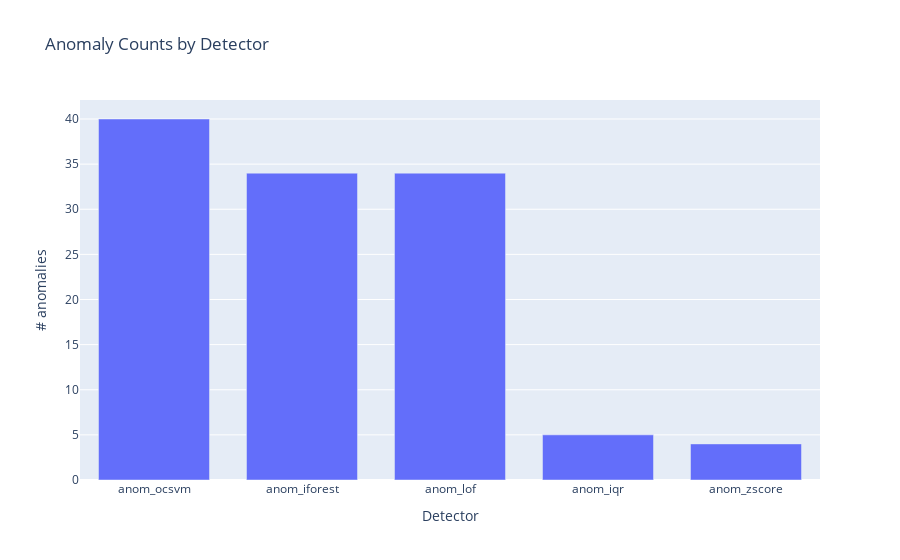
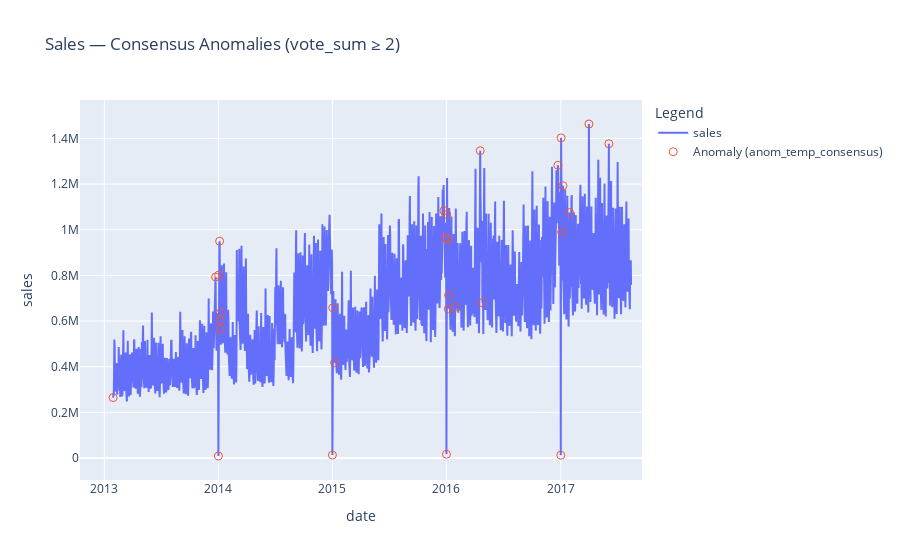

The notebook cell saved with these charts, in order:
### Code cell
# =========================================================
# 📊 Cell 10D — Compare Models (counts, overlaps, top anomalies)
# =========================================================

# 1) Collect all available anomaly flag columns
flag_cols = [c for c in [
    "anom_iforest", "anom_ocsvm", "anom_lof",  # ML models
    "anom_zscore", "anom_iqr"                  # statistical baselines
] if c in df_det.columns]

if not flag_cols:
    raise ValueError("No anomaly flag columns found. Run the detector cells first.")

# 2) Basic counts per detector (how many anomalies each found)
counts = df_det[flag_cols].sum().sort_values(ascending=False)
print("🔢 Anomaly counts by detector:\n", counts)

# Bar chart of anomaly counts
fig = go.Figure()
fig.add_trace(go.Bar(x=counts.index, y=counts.values, name="Anomaly count"))
fig.update_layout(
    title="Anomaly Counts by Detector",
    xaxis_title="Detector",
    yaxis_title="# anomalies",
    bargap=0.25
)
fig.show()

# 3) Overlap matrix (pairwise % overlap) — proportion of rows both detectors flag as anomalies
import itertools
overlap = pd.DataFrame(index=flag_cols, columns=flag_cols, dtype=float)
for a, b in itertools.product(flag_cols, flag_cols):
    both = ((df_det[a] == 1) & (df_det[b] == 1)).sum()
    denom = max(1, (df_det[a] == 1).sum())  # normalize by anomalies in 'a'
    overlap.loc[a, b] = both / denom

# Heatmap for overlap (rows normalized)
plt.figure(figsize=(6, 4))
sns.heatmap(overlap.astype(float), annot=True, fmt=".2f", cmap="Greens")
plt.title("Overlap Heatmap (row-normalized)")
plt.tight_layout()
plt.show()

# 4) Simple voting ensemble (sum of flags) and top anomalies table
df_det["vote_sum"] = df_det[flag_cols].sum(axis=1)
top_anoms = (df_det[df_det["vote_sum"] > 0]
             .sort_values(["vote_sum", "date"], ascending=[False, True])
             .loc[:, ["date", "sales", "vote_sum"] + flag_cols]
             .head(20))

print("🧮 Top anomalies by model agreement (vote_sum):")
display(top_anoms)

# 5) Optional: plot with a chosen consensus rule (e.g., vote_sum >= 2)
CONSENSUS_K = 2  # change to 1 (any), 2 (at least two), 3 (strict), etc.
df_det["anom_consensus"] = (df_det["vote_sum"] >= CONSENSUS_K).astype(int)

print(f"✅ Consensus rule applied: vote_sum >= {CONSENSUS_K}")
print("Consensus anomalies:", int(df_det["anom_consensus"].sum()))

# Visualize consensus anomalies on the series
plot_anomalies(
    df=df_det.rename(columns={"anom_consensus": "anom_temp_consensus"}),
    date_col="date",
    value_col="sales",
    flag_col="anom_temp_consensus",
    title=f"Sales — Consensus Anomalies (vote_sum ≥ {CONSENSUS_K})"
)
# Clean up temp column to keep df_det tidy
df_det.drop(columns=["anom_temp_consensus"], errors="ignore", inplace=True)

### Figure 1 — Plotly figure (JSON) as saved in the notebook; plotly's stock layout.template omitted (floating-point values rounded to 4 significant figures)
{"data": [{"name": "Anomaly count", "type": "bar", "x": ["anom_ocsvm", "anom_iforest", "anom_lof", "anom_iqr", "anom_zscore"], "y": [40, 34, 34, 5, 4]}], "layout": {"bargap": 0.25, "title": {"text": "Anomaly Counts by Detector"}, "xaxis": {"title": {"text": "Detector"}}, "yaxis": {"title": {"text": "# anomalies"}}}}

### Figure 2 — Plotly figure (JSON) as saved in the notebook; plotly's stock layout.template omitted (floating-point values rounded to 4 significant figures; data arrays with more than 128 entries replaced by an {"elided": "..."} marker saying what was removed)
{"data": [{"mode": "lines", "name": "sales", "type": "scatter", "x": {"elided": "1656 str values"}, "y": {"elided": "1656 float values"}}, {"marker": {"size": 8, "symbol": "circle-open"}, "mode": "markers", "name": "Anomaly (anom_temp_consensus)", "type": "scatter", "x": ["2013-01-29T00:00:00.000000000", "2013-12-23T00:00:00.000000000", "2014-01-01T00:00:00.000000000", "2014-01-02T00:00:00.000000000", "2014-01-05T00:00:00.000000000", "2014-01-06T00:00:00.000000000", "2014-01-07T00:00:00.000000000", "2014-01-08T00:00:00.000000000", "2015-01-01T00:00:00.000000000", "2015-01-02T00:00:00.000000000", "2015-01-08T00:00:00.000000000", "2015-12-24T00:00:00.000000000", "2015-12-31T00:00:00.000000000", "2016-01-01T00:00:00.000000000", "2016-01-02T00:00:00.000000000", "2016-01-04T00:00:00.000000000", "2016-01-07T00:00:00.000000000", "2016-01-08T00:00:00.000000000", "2016-01-29T00:00:00.000000000", "2016-04-18T00:00:00.000000000", "2016-04-25T00:00:00.000000000", "2016-12-23T00:00:00.000000000", "2017-01-01T00:00:00.000000000", "2017-01-02T00:00:00.000000000", "2017-01-04T00:00:00.000000000", "2017-01-08T00:00:00.000000000", "2017-01-29T00:00:00.000000000", "2017-04-01T00:00:00.000000000", "2017-06-04T00:00:00.000000000"], "y": [264500.0, 792900.0, 8602.0, 801000.0, 949600.0, 602300.0, 563500.0, 636200.0, 12770.0, 657800.0, 417500.0, 1084000.0, 964600.0, 16430.0, 1067000.0, 956000.0, 653500.0, 713600.0, 660500.0, 1346000.0, 680000.0, 1282000.0, 12080.0, 1402000.0, 990100.0, 1193000.0, 1075000.0, 1463000.0, 1377000.0]}], "layout": {"legend": {"title": {"text": "Legend"}}, "title": {"text": "Sales — Consensus Anomalies (vote_sum ≥ 2)"}, "xaxis": {"title": {"text": "date"}}, "yaxis": {"title": {"text": "sales"}}}}
